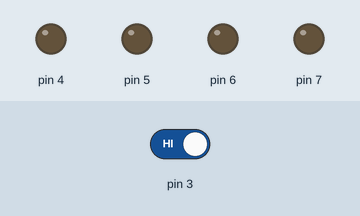
Recording of a sketch running on a simulated Arduino Uno, built with avr-gcc and run on an emulated ATmega328P. On the bench: output pins drawn as LEDs (lit = HIGH). The test bench sets the inputs (shaded band); at power-on: pin 3 HIGH. What the sketch prints to the serial monitor is not drawn.

Above: at 1.2 s.
1.3 s: pin 3 driven LOW
At 1.6 s:
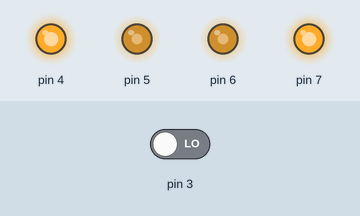
2.8 s: pin 3 driven HIGH
At 4.3 s:
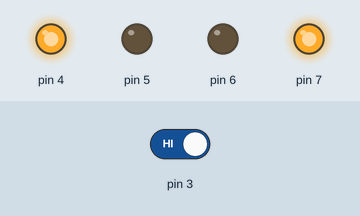
Timing chart, 0 to 5.8 s (numbered marks = the images above; inputs shaded):
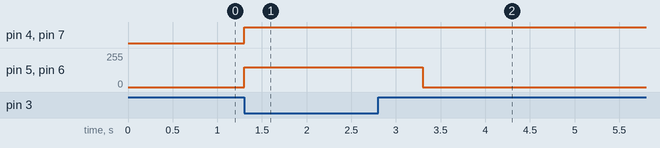

Measured:
- after the input at 1.3 s, pin 4, pin 7: LOW → HIGH at once; pin 5, pin 6: 0/255 → 150/255 at once
- after the input at 2.8 s, pin 5, pin 6: 150/255 → 0/255 after 0.50 s

The sketch:

hjduino_27_car.ino
```cpp
//声控智能小车前进
void setup(){
  pinMode(3, INPUT);
  Serial.begin(9600);
  pinMode(7, OUTPUT);
  pinMode(4, OUTPUT);
}

void loop(){
  Serial.println(digitalRead(3));
  if (digitalRead(3) == 0) {
    digitalWrite(7,HIGH);
    analogWrite(5,150);
    digitalWrite(4,HIGH);
    analogWrite(6,150);
    delay(1000);

  } else {
    analogWrite(5,0);
    analogWrite(6,0);

  }

}
```
